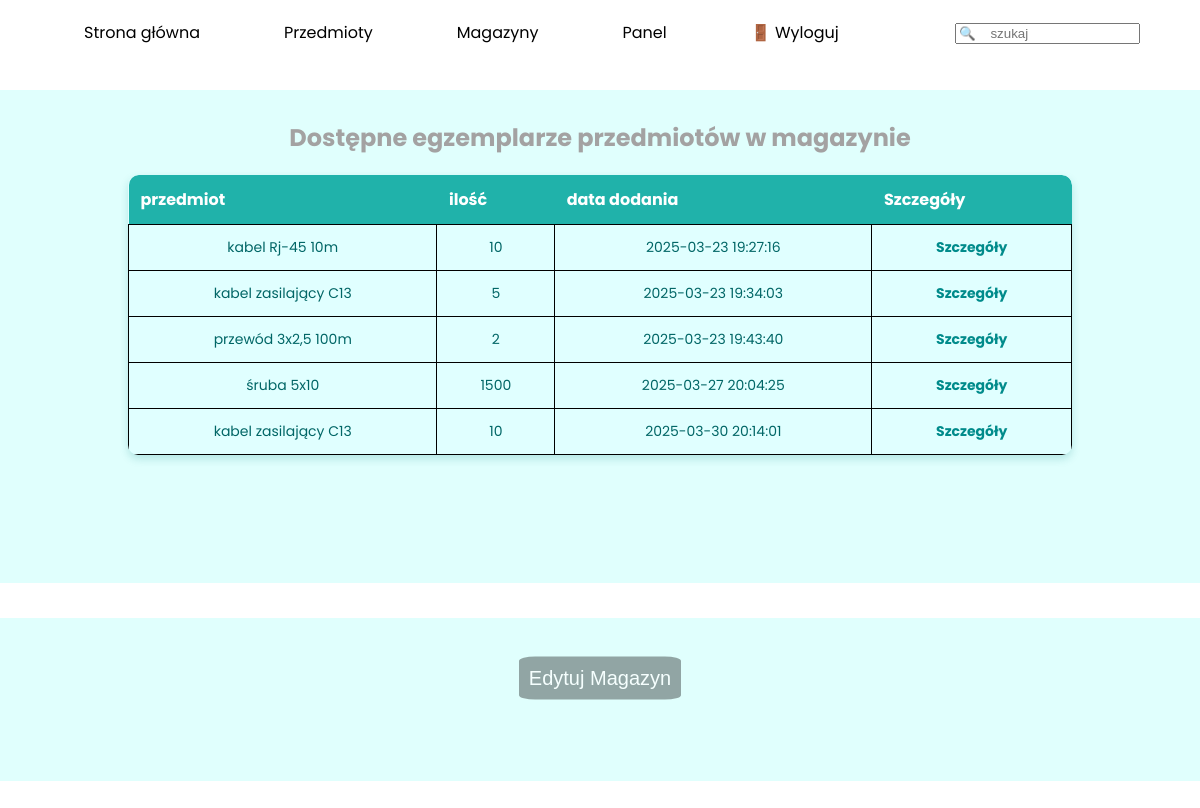
Screenshot of /sites/warehouse_details.php?nazwa=zapasowy - Kraków (signed in) with the database file from the repository.
### tables this page shows
CREATE TABLE `egzemplarze` (
  `id` int(11) NOT NULL,
  `id_przedmiotu` int(11) NOT NULL,
  `id_magazynu` int(11) NOT NULL,
  `stan` varchar(20) NOT NULL DEFAULT 'Nowy',
  `opis` text NOT NULL,
  `ilosc` int(11) NOT NULL DEFAULT 1,
  `data_dodania` timestamp NOT NULL DEFAULT current_timestamp()
);

CREATE TABLE `przedmioty` (
  `id` int(11) NOT NULL,
  `nazwa` varchar(50) NOT NULL,
  `opis` text NOT NULL,
  `zdjecie` varchar(60) NOT NULL,
  `id_kat` int(11) NOT NULL
);

### functions.php (called while the page is built, shortened)
<?php
    function checkPowerDifferentThan($x){
        if($_SESSION['power'] != $x){
            return true;
        }
        return false;
    }
?>

### sites/warehouse_details.php (the view, shortened to what this page needs)
<!DOCTYPE html>
<html lang="en">
<head>
    <link rel="stylesheet" href="../styles/style.css">
</head>
<body>
    <?php
        include '../functions.php';
    ?>
    <menu id="nav">
        <ul>
            <a href="../index.php">
                <li>Strona główna</li>
            </a>
            <a href="items.php">
                <li>Przedmioty</li>
            </a>
            <a href="warehouses.php">
                <li>Magazyny</li>
            </a>
            <a href="panel.php">
                <?php
                    echo "<li>Panel</li>";
                ?>
            </a>
            <form action="search.php" method="get">
                <li><input type="text" name="search" id="search" placeholder="🔍    szukaj"></li>
            </form>
            <?php
                if(isset($_SESSION['login'])){
                    echo "<a href='logout.php' id='logout-btn'>";
                    echo "    <li>🚪 Wyloguj</li>";
                    echo "</a>";
                }
            ?>
        </ul>
    </menu>
    <main>
        <section class="availableItems">
            <h1>Dostępne egzemplarze przedmiotów w magazynie</h1>
            <table class="normalTable">
                <?php
                    $db = mysqli_connect('localhost', 'root', '', 'magazyn');
                    echo "<tr>";
                    echo "<th>przedmiot</th> <th>ilość</th> <th>data dodania</th>";
                    echo "<th>Szczegóły</th>";
                    echo "</tr>";
                    $s = "SELECT przedmioty.nazwa, ilosc, data_dodania FROM egzemplarze INNER JOIN przedmioty ON egzemplarze.id_przedmiotu = przedmioty.id INNER JOIN magazyny ON egzemplarze.id_magazynu = magazyny.id WHERE magazyny.nazwa='". $_GET['nazwa']."'";
                    $q = mysqli_query($db, $s);
                    while($fRow = mysqli_fetch_row($q)){
                        echo "<tr>";
                        echo "<td>$fRow[0]</td> <td>$fRow[1]</td> <td>$fRow[2]</td> ";
                        echo "<td><a href='item_details.php?nazwa=$fRow[0]'>Szczegóły</a></td>";
                        echo "</tr>";
                    }
                ?>
            </table>
        </section>
        <?php
        if(checkPowerDifferentThan(0)){
            echo "<section id='itemInfo'>";
                echo "<button id='editButton' onclick='toggleForm()'>Edytuj Magazyn</button>";
                echo "<br>";
            echo "</section>";
        }
        ?>
    </main>
</body>

### styles/style.css (style rules this page uses)
body { margin: 0; padding: 0; font-family: "Poppins", Arial, sans-serif; scroll-behavior: smooth; }
#nav { width: 100%; height: 50px; margin: 20px 0; padding: 0; }
#nav > ul { margin: 0; padding: 0; justify-content: space-evenly; list-style: none; }
#nav > ul >form { position: absolute; right: 5%; }
#nav > ul > a > li, #nav > ul > li > input { margin: 0; margin-left: 7%; float: left; color: black; transition: transform 0.5s; }
section { width: 100%; color: #a3a2a2; background-color: rgba(102, 255, 242, 0.2); text-align: center; padding: 10px; box-sizing: border-box; margin-bottom: 35px; }
#editButton { border-radius: 10%; margin: 50px 0; position: inherit; }
button { background-color: rgba(0, 0, 0, 0.5); color: white; border: none; padding: 10px; cursor: pointer; border-radius: 50%; font-size: 20px; opacity: 0.7; transition: opacity 0.3s; position: absolute; top: 50%; transform: translateY(-50%); z-index: 1; }
.normalTable tr td { border: 1px solid black; }
.normalTable { width: 80%; margin: auto; border-collapse: collapse; background-color: #e0ffff; box-shadow: 0 4px 8px rgba(0, 128, 128, 0.2); border-radius: 10px; overflow: hidden; margin-bottom: 10%; }
.normalTable th { background-color: #20b2aa; color: white; padding: 12px; text-align: left; font-size: 16px; }
.normalTable td { padding: 12px; border-bottom: 1px solid #b2d8d8; font-size: 14px; color: #006666; }
.normalTable a { color: #008b8b; text-decoration: none; font-weight: bold; }
.normalTable tr:first-child th:first-child { border-top-left-radius: 10px; }
.normalTable tr:first-child th:last-child { border-top-right-radius: 10px; }
.normalTable tr:last-child td:first-child { border-bottom-left-radius: 10px; }
.normalTable tr:last-child td:last-child { border-bottom-right-radius: 10px; }

### rows the page displays
egzemplarze: id_przedmiotu.nazwa "kabel Rj-45 10m", ilosc "10", data_dodania "2025-03-23 19:27:16"
egzemplarze: id_przedmiotu.nazwa "kabel zasilający C13", ilosc "5", data_dodania "2025-03-23 19:34:03"
egzemplarze: id_przedmiotu.nazwa "przewód 3x2,5 100m", ilosc "2", data_dodania "2025-03-23 19:43:40"
egzemplarze: id_przedmiotu.nazwa "śruba 5x10", ilosc "1500", data_dodania "2025-03-27 20:04:25"
egzemplarze: id_przedmiotu.nazwa "kabel zasilający C13", ilosc "10", data_dodania "2025-03-30 20:14:01"
